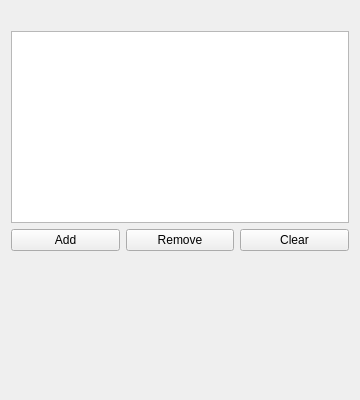
<?xml version="1.0" encoding="UTF-8"?>
<ui version="4.0">
 <class>Form</class>
 <widget class="QWidget" name="Form">
  <property name="geometry">
   <rect>
    <x>0</x>
    <y>0</y>
    <width>360</width>
    <height>400</height>
   </rect>
  </property>
  <property name="windowTitle">
   <string>Feature Faces</string>
  </property>
  <layout class="QGridLayout" name="gridLayout">
   <item row="0" column="0" colspan="3">
    <widget class="QLabel" name="featureHint">
     <property name="text">
      <string notr="true"/>
     </property>
     <property name="wordWrap">
      <bool>true</bool>
     </property>
    </widget>
   </item>
   <item row="1" column="0" colspan="3">
    <widget class="QListWidget" name="featureList">
     <property name="toolTip">
      <string>Faces in this list. Selecting an entry highlights it in the 3D view.</string>
     </property>
     <property name="selectionMode">
      <enum>QAbstractItemView::ExtendedSelection</enum>
     </property>
    </widget>
   </item>
   <item row="2" column="0">
    <widget class="QPushButton" name="addFeature">
     <property name="toolTip">
      <string>Add the faces selected in the 3D view</string>
     </property>
     <property name="text">
      <string>Add</string>
     </property>
    </widget>
   </item>
   <item row="2" column="1">
    <widget class="QPushButton" name="deleteFeature">
     <property name="toolTip">
      <string>Remove the selected entries from the list</string>
     </property>
     <property name="text">
      <string>Remove</string>
     </property>
    </widget>
   </item>
   <item row="2" column="2">
    <widget class="QPushButton" name="clearFeature">
     <property name="toolTip">
      <string>Remove all entries from the list</string>
     </property>
     <property name="text">
      <string>Clear</string>
     </property>
    </widget>
   </item>
   <item row="3" column="0" colspan="3">
    <spacer name="verticalSpacer">
     <property name="orientation">
      <enum>Qt::Vertical</enum>
     </property>
     <property name="sizeHint" stdset="0">
      <size>
       <width>20</width>
       <height>40</height>
      </size>
     </property>
    </spacer>
   </item>
  </layout>
 </widget>
 <tabstops>
  <tabstop>featureList</tabstop>
  <tabstop>addFeature</tabstop>
  <tabstop>deleteFeature</tabstop>
  <tabstop>clearFeature</tabstop>
 </tabstops>
 <resources/>
 <connections/>
</ui>
